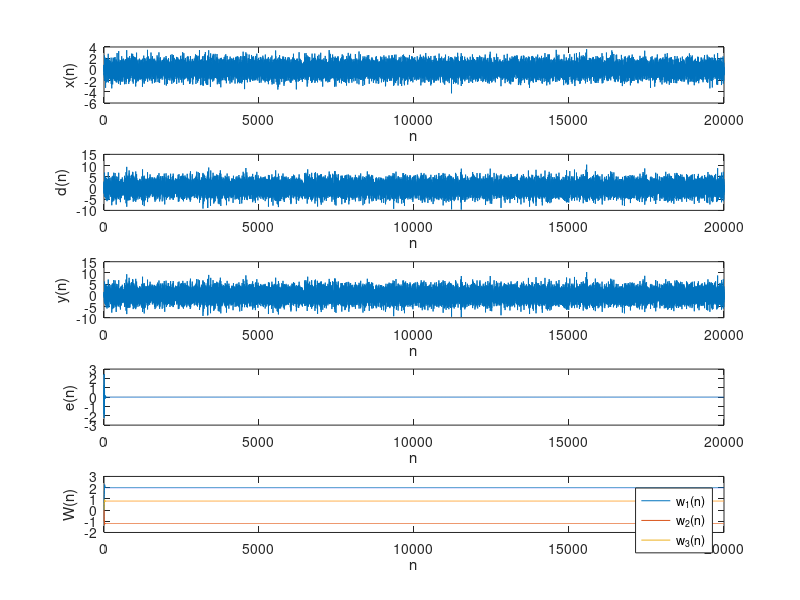

MATLAB code for this plot:
%% "Real time" Implementation of LMS
% (EXAMPLE 6 was using "recorded" signals)

%% We will start with simulating a Colored Gaussian signal and use it in a
%% channel modeling problem implemented using LMS and varients of LMS

clear all
close all
clc

%% Simulation parameters
% Channel model is given by G(z) = 2 - 1.2z^(-1) + 0.8z^(-2)
C = [2 ; -1.2 ; 0.8] ;

Sig = 0.5 ; % Standard deviation of the Wiener process
L = 20000 ; % Signal length

Ns = length(C) ; % System order
Nw = 3 ; % Wiener Filter order

MU = 0.1 ; 

%% Backup variables
Xbkp = zeros(1,L) ;
Dbkp = zeros(1,L) ;
Ybkp = zeros(1,L) ;
Ebkp = zeros(1,L) ;
Wbkp = zeros(Nw,L) ;

%% Initialization
x = 0.1 ;
w = zeros(Nw,1) ;

X = x*eye(Nw,1) ;
Xs = x*eye(Ns,1) ;
Xbkp(:,1) = x ;
Wbkp(:,1) = w ;

d = C'*Xs ;
y = w'*X ;
e = d - y ; 

%% Run the system

for I = 2:L

    d = C'*Xs ; % "Desired" signal (channel output)
    
    y = w'*X ; % Wiener filter output
    
    e = d - y ; % "Error" signal
    
    w = w + 2*MU*e*X ; % LMS update equation  

%% Prepare for the next iteration

    x = randn(1) ; % System input update equation
    
    % Update X (i.e. x -> X(1) -> X(2) -> X(3) etc. )
    for J = Nw:-1:2
        X(J) = X(J-1) ;
    end
    X(1) = x ;

    % Update Xs
    for J = Ns:-1:2
        Xs(J) = Xs(J-1) ;
    end
    Xs(1) = x ;

    % Backup variables
    Xbkp(:,I) = x ; % Update Xbkp
    Wbkp(:,I) = w ; % Update Wbkp
    Ybkp(:,I) = y ; % Update Wbkp
    Ebkp(:,I) = e ; % Update Wbkp
    Dbkp(:,I) = d ; % Update Wbkp

end

figure(1)
subplot(5,1,1) ; plot(1:L,Xbkp) ; xlabel('n') ; ylabel('x(n)')
subplot(5,1,2) ; plot(1:L,Dbkp) ; xlabel('n') ; ylabel('d(n)')
subplot(5,1,3) ; plot(1:L,Ybkp) ; xlabel('n') ; ylabel('y(n)')
subplot(5,1,4) ; plot(1:L,Ebkp) ; xlabel('n') ; ylabel('e(n)')
subplot(5,1,5) ; plot(1:L,Wbkp(1,:),1:L,Wbkp(2,:),1:L,Wbkp(3,:))
xlabel('n') ; ylabel('W(n)')
legend('w_1(n)','w_2(n)','w_3(n)')